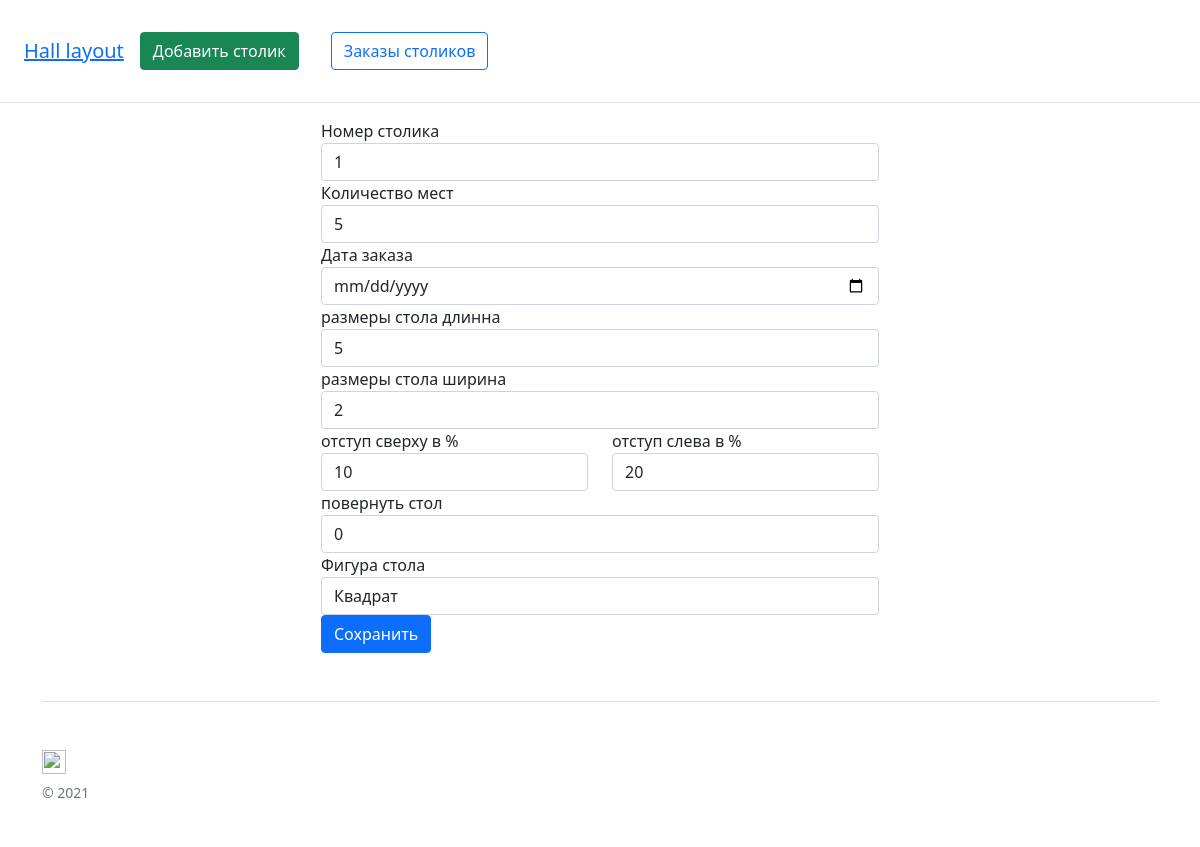
The page /edit_table/1 on the database as committed earlier.
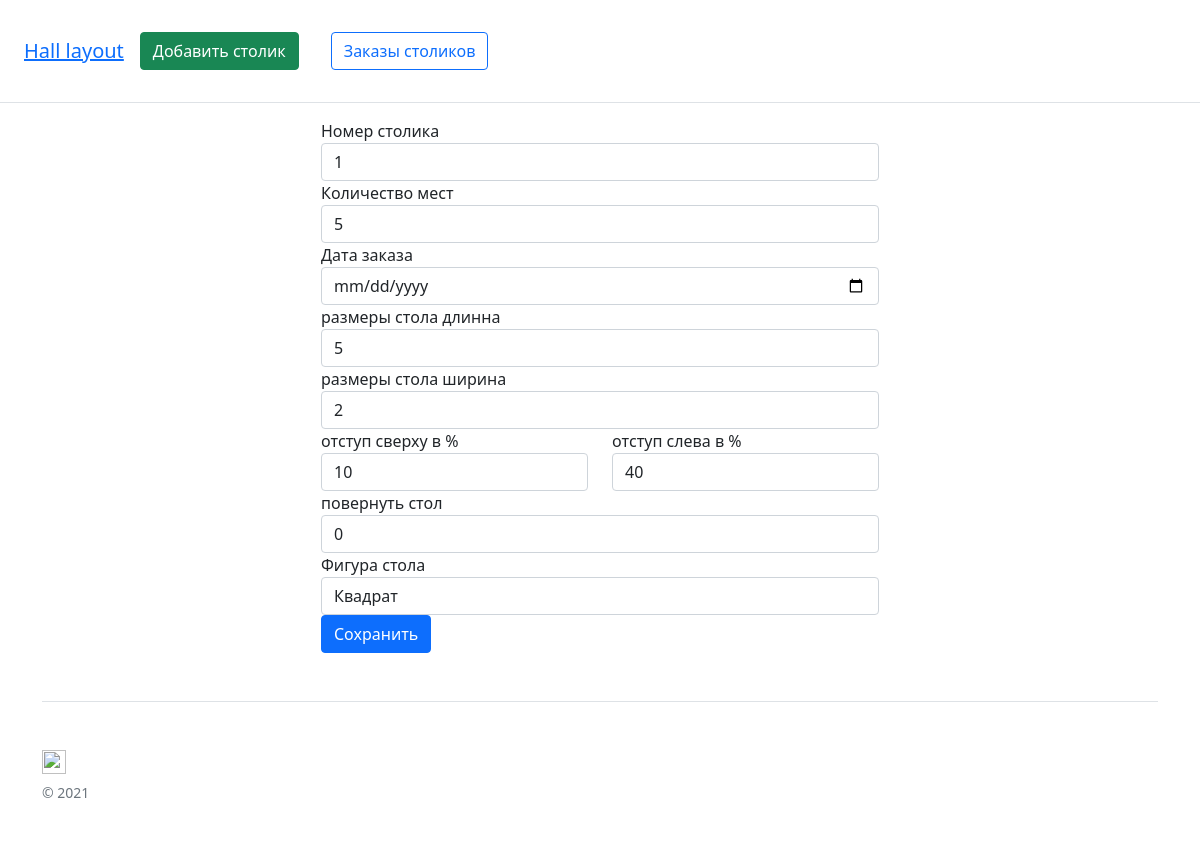
The same page on the database as committed later.
### app.py (models this page shows)
class Tables(db.Model):
    id = db.Column(db.Integer, primary_key=True)
    number_t = db.Column(db.Integer)
    quantity_chairs = db.Column(db.Integer)
    with_tab = db.Column(db.String(100), nullable=True)
    height_tab = db.Column(db.String(100), nullable=True)
    margin_top = db.Column(db.Integer)
    margin_left = db.Column(db.Integer)
    rotate = db.Column(db.Integer)
    so = db.Column(db.String(50), nullable=True)
    order = db.relationship('Order_Tables', backref='table', lazy=True)

### app.py (the view, shortened to what this page needs)
@app.route('/edit_table/<int:id>', methods=['GET', 'POST'])
def edit_table(id):
    table = Tables.query.get(id)
    return render_template('edit-table.html', table=table)

### templates/edit-table.html (shortened to what this page needs)
{% extends 'base.html' %}
{% block content %}
    <div class="col-lg-6 offset-lg-3">
<form method="POST">
                <div class="panel-body">
					<div class="row">
						    <div class="form-group">
                                 <label>Номер столика</label>
                                <input type="number" class="form-control" name="number_t" value="{{ table.number_t }}">
                              </div>
                               <div class="form-group">
                                 <label>Количество мест</label>
                                     <input type="number" class="form-control" name="quantity_chairs" value="{{ table.quantity_chairs }}">
                              </div>
                                <div class="form-group">
                                 <label>Дата заказа</label>
                                  <input type="date" class="form-control" name="date" value="{{ table.date }}">
                              </div>
                              <div class="form-group">
                                 <label>размеры стола длинна</label>
                                  <input type="text" class="form-control" name="with_tab" value="{{ table.with_tab }}">
                              </div>
                             <div class="form-group">
                                 <label>размеры стола ширина</label>
                                 <input type="text" class="form-control" name="height_tab" value="{{ table.height_tab }}">
                              </div>
                            <div class="col-lg-6">
                            <div class="form-group">
                                 <label>отступ сверху в %</label>
                                <input type="number" class="form-control" name="margin_top" value="{{ table.margin_top }}">
                              </div>
                            </div>
                             <div class="col-lg-6">
                            <div class="form-group">
                                 <label>отступ слева в %</label>
                                <input type="number" class="form-control" name="margin_left" value="{{ table.margin_left }}">
                              </div>
                            </div>
                            <div class="form-group">
                                 <label>повернуть стол</label>
                                <input type="number" class="form-control" name="rotate" value="{{ table.rotate }}">
                              </div>
                           <div class="form-group">
                                 <label>Фигура стола</label>
<select class="form-control" id="so" name="so">
    <option value="{{ table.so }}">{% if table.so == 'square'  %}Квадрат{% else %}Овал{% endif %}</option>
</select>
                              </div>
					</div>
				</div>
				<div class="panel-footer">
					<button type="submit" class="btn btn-primary">
						 Сохранить
					</button>
				</div>
            </form>
    </div>
{% endblock %}

### templates/base.html (shortened to what this page needs)
<!doctype html>
<html lang="en">
  <head>
      <link rel="stylesheet" href="{{ url_for('static', filename='style/style.css') }}">
<link rel="stylesheet" type="text/css" href="http://ajax.googleapis.com/ajax/libs/jqueryui/1.8.18/themes/overcast/jquery-ui.css" />
    <link href="https://cdn.jsdelivr.net/npm/bootstrap@5.0.1/dist/css/bootstrap.min.css" rel="stylesheet">
<link rel="stylesheet" href="https://pro.fontawesome.com/releases/v5.10.0/css/all.css"/>
  </head>
  <body>
    <div class="d-flex flex-column flex-md-row align-items-center p-3 px-md-4 mb-3 bg-white border-bottom box-shadow">
      <h5 class="my-0 mr-md-auto font-weight-normal"><a href="{{ url_for('index') }}">Hall layout</a></h5>
      <nav class="my-2 my-md-0 mr-md-3">
        <a class="btn btn-success m-3" href="{{ url_for('add_table') }}">Добавить столик</a>
      </nav>
      <a class="btn btn-outline-primary m-3" href="{{ url_for('orders') }}">Заказы столиков</a>
    </div>
    <div class="container">
            {% block content %}
            {% endblock %}
      <footer class="pt-4 my-md-5 pt-md-5 border-top">
        <div class="row">
          <div class="col-12 col-md">
            <img class="mb-2" src="https://getbootstrap.com/docs/4.0/assets/brand/bootstrap-solid.svg" alt="" width="24" height="24">
            <small class="d-block mb-3 text-muted">&copy; 2021</small>
          </div>
        </div>
      </footer>
 </div>
  </body>
</html>

Rows that differ between the two databases and show on the page:
changed Tables "Квадрат": margin_left "20" → "40"
